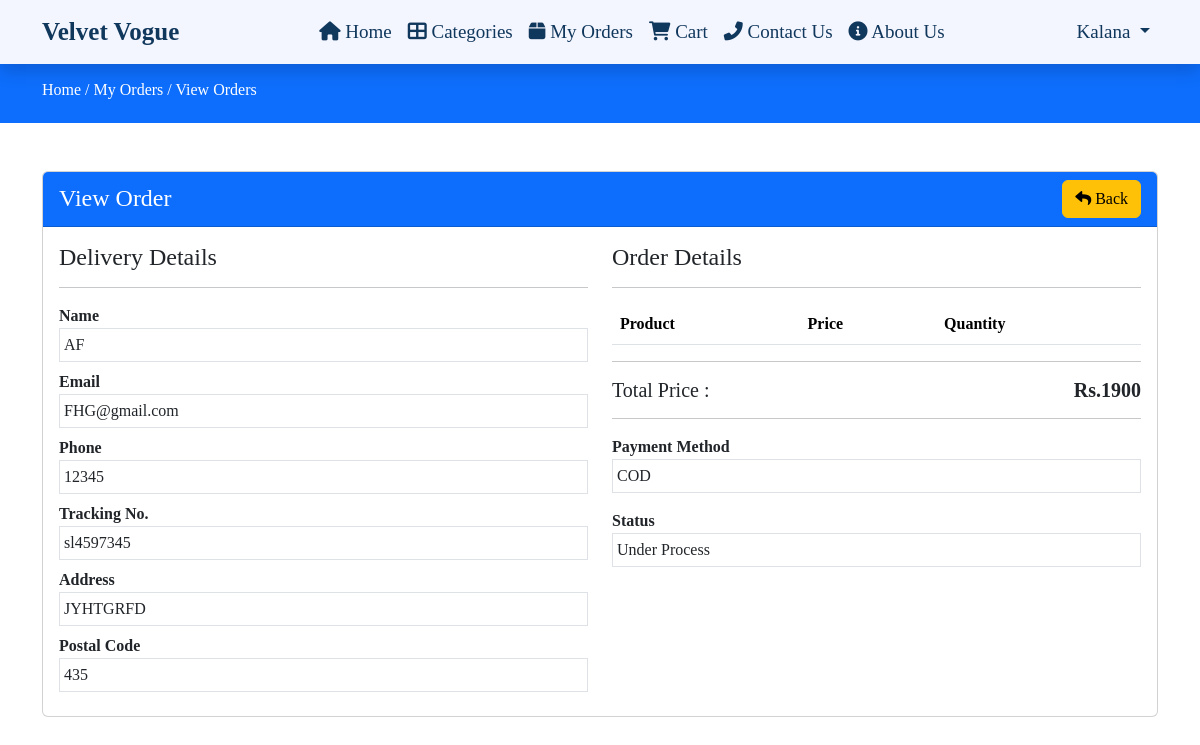
The page /view-order.php?t=sl4597345 (signed in) on the database its author committed.
### tables this page shows
CREATE TABLE `orders` (
  `id` int(11) NOT NULL,
  `tracking_no` varchar(191) NOT NULL,
  `user_id` int(191) NOT NULL,
  `name` varchar(191) NOT NULL,
  `email` varchar(191) NOT NULL,
  `phone` varchar(191) NOT NULL,
  `address` mediumtext NOT NULL,
  `pincode` int(191) NOT NULL,
  `total_price` int(191) NOT NULL,
  `payment_mode` varchar(191) NOT NULL,
  `payment_id` varchar(191) DEFAULT NULL,
  `status` tinyint(4) NOT NULL DEFAULT 0,
  `comments` varchar(256) DEFAULT NULL,
  `created_at` timestamp NOT NULL DEFAULT current_timestamp()
);

### functions/userfunctions.php (called while the page is built, shortened)
<?php
include('config/dbcon.php');
function checkTrackingNoValid($trackingNo)
{
    global $con;
    $userId = $_SESSION['auth_user']['user_id'];
    $query = "SELECT * FROM orders WHERE tracking_no='$trackingNo' AND user_id='$userId'";
    return mysqli_query($con, $query);
}
?>

### view-order.php (the view, shortened to what this page needs)
<?php
include('functions/userfunctions.php');
include('includes/header.php');
if(isset($_GET['t']))
{
   $tracking_no = $_GET['t'];
   $orderData = checkTrackingNoValid($tracking_no);
      ?>
      <?php
}
else
{
   ?>
      <h4>Somthing went wrong</h4>
   <?php
   die();
}
$data = mysqli_fetch_array($orderData);
?>
<div class="py-3 bg-primary">
   <div class="container">
      <h6 class="text-white">
         <a href="index.php" class="text-white">
            Home /
         </a>
         <a href="my-orders.php" class="text-white">
            My Orders /
         </a>
         <a href="#" class="text-white">
            View Orders
         </a>
      </h6>
   </div>
</div>
<div class="py-5">
    <div class="container">
      <div class="">
        <div class="row">
            <div class="col-md-12">
               <div class="card">
                  <div class="card-header bg-primary">
                     <span class="text-white fs-4">View Order</span>
                     <a href="my-orders.php" class="btn btn-warning float-end"><i class="fa fa-reply"></i> Back</a>
                  </div>
                  <div class="card-body">
                     <div class="row">
                        <div class="col-md-6">
                           <h4>Delivery Details</h4>
                           <hr>
                           <div class="row">
                              <div class="col-md-12 mb-2">
                                 <label class="fw-bold">Name</label>
                                 <div class="border p-1">
                                 <?= $data['name']; ?>
                                 </div>
                              </div>
                              <div class="col-md-12 mb-2">
                                 <label class="fw-bold">Email</label>
                                 <div class="border p-1">
                                 <?= $data['email']; ?>
                                 </div>
                              </div>
                              <div class="col-md-12 mb-2">
                                 <label class="fw-bold">Phone</label>
                                 <div class="border p-1">
                                 <?= $data['phone']; ?>
                                 </div>
                              </div>
                              <div class="col-md-12 mb-2">
                                 <label class="fw-bold">Tracking No.</label>
                                 <div class="border p-1">
                                 <?= $data['tracking_no']; ?>
                                 </div>
                              </div>
                              <div class="col-md-12 mb-2">
                                 <label class="fw-bold">Address</label>
                                 <div class="border p-1">
                                 <?= $data['address']; ?>
                                 </div>
                              </div>
                              <div class="col-md-12 mb-2">
                                 <label class="fw-bold">Postal Code</label>
                                 <div class="border p-1">
                                 <?= $data['pincode']; ?>
                                 </div>
                              </div>
                           </div>
                        </div>
                        <div class="col-md-6">
                           <h4>Order Details</h4>
                           <hr>
                           <table class="table">
                              <thead>
                                 <tr>
                                    <th>Product</th>
                                    <th>Price</th>
                                    <th>Quantity</th>
                                 </tr>
                              </thead>
                           </table>
                           <hr>
                           <h5>Total Price : <span class="float-end fw-bold">Rs.<?= $data['total_price']; ?></span></h5>
                           <hr>
                           <label class="fw-bold">Payment Method</label>
                           <div class="border p-1 mb-3">
                              <?= $data['payment_mode'] ?>
                           </div>
                           <label class="fw-bold">Status</label>
                           <div class="border p-1 mb-3">
                              <?php
                                 if($data['status'] == 0)
                                 {
                                    echo "Under Process";
                                 }
                              ?>
                           </div>
                        </div>
                     </div>
                  </div>
               </div>
            </div>
        </div>
      </div>
    </div>
</div>
<?php include('includes/footer.php'); ?>

### assets/css/custom.css (style rules this page uses)
* { font-family: calibri; }
a { text-decoration: none; }

### view-order.php (style rules this page uses)
a { text-decoration: none; }

### rows shown on the page
orders: name "AF", email "FHG@gmail.com", phone "12345", tracking_no "sl4597345", address "JYHTGRFD", pincode "435", total_price "1900", payment_mode "COD"

### other values the page prints
$_SESSION['auth_user']['name'] "Kalana"
